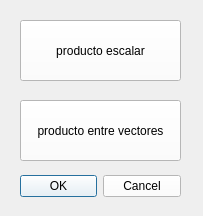
<?xml version="1.0" encoding="UTF-8"?>
<ui version="4.0">
 <class>producto_vectorial</class>
 <widget class="QDialog" name="producto_vectorial">
  <property name="geometry">
   <rect>
    <x>0</x>
    <y>0</y>
    <width>203</width>
    <height>216</height>
   </rect>
  </property>
  <property name="windowTitle">
   <string>Dialog</string>
  </property>
  <widget class="QDialogButtonBox" name="buttonBox">
   <property name="geometry">
    <rect>
     <x>20</x>
     <y>170</y>
     <width>161</width>
     <height>32</height>
    </rect>
   </property>
   <property name="styleSheet">
    <string notr="true">background-color: rgb(255, 255, 255);</string>
   </property>
   <property name="orientation">
    <enum>Qt::Horizontal</enum>
   </property>
   <property name="standardButtons">
    <set>QDialogButtonBox::Cancel|QDialogButtonBox::Ok</set>
   </property>
  </widget>
  <widget class="QPushButton" name="pushButton">
   <property name="geometry">
    <rect>
     <x>20</x>
     <y>20</y>
     <width>161</width>
     <height>61</height>
    </rect>
   </property>
   <property name="styleSheet">
    <string notr="true">background-color: rgb(255, 255, 255);</string>
   </property>
   <property name="text">
    <string>producto escalar</string>
   </property>
  </widget>
  <widget class="QPushButton" name="pushButton_2">
   <property name="geometry">
    <rect>
     <x>20</x>
     <y>100</y>
     <width>161</width>
     <height>61</height>
    </rect>
   </property>
   <property name="styleSheet">
    <string notr="true">background-color: rgb(255, 255, 255);</string>
   </property>
   <property name="text">
    <string>producto entre vectores</string>
   </property>
  </widget>
 </widget>
 <resources/>
 <connections>
  <connection>
   <sender>buttonBox</sender>
   <signal>accepted()</signal>
   <receiver>producto_vectorial</receiver>
   <slot>accept()</slot>
   <hints>
    <hint type="sourcelabel">
     <x>248</x>
     <y>254</y>
    </hint>
    <hint type="destinationlabel">
     <x>157</x>
     <y>274</y>
    </hint>
   </hints>
  </connection>
  <connection>
   <sender>buttonBox</sender>
   <signal>rejected()</signal>
   <receiver>producto_vectorial</receiver>
   <slot>reject()</slot>
   <hints>
    <hint type="sourcelabel">
     <x>316</x>
     <y>260</y>
    </hint>
    <hint type="destinationlabel">
     <x>286</x>
     <y>274</y>
    </hint>
   </hints>
  </connection>
 </connections>
</ui>
